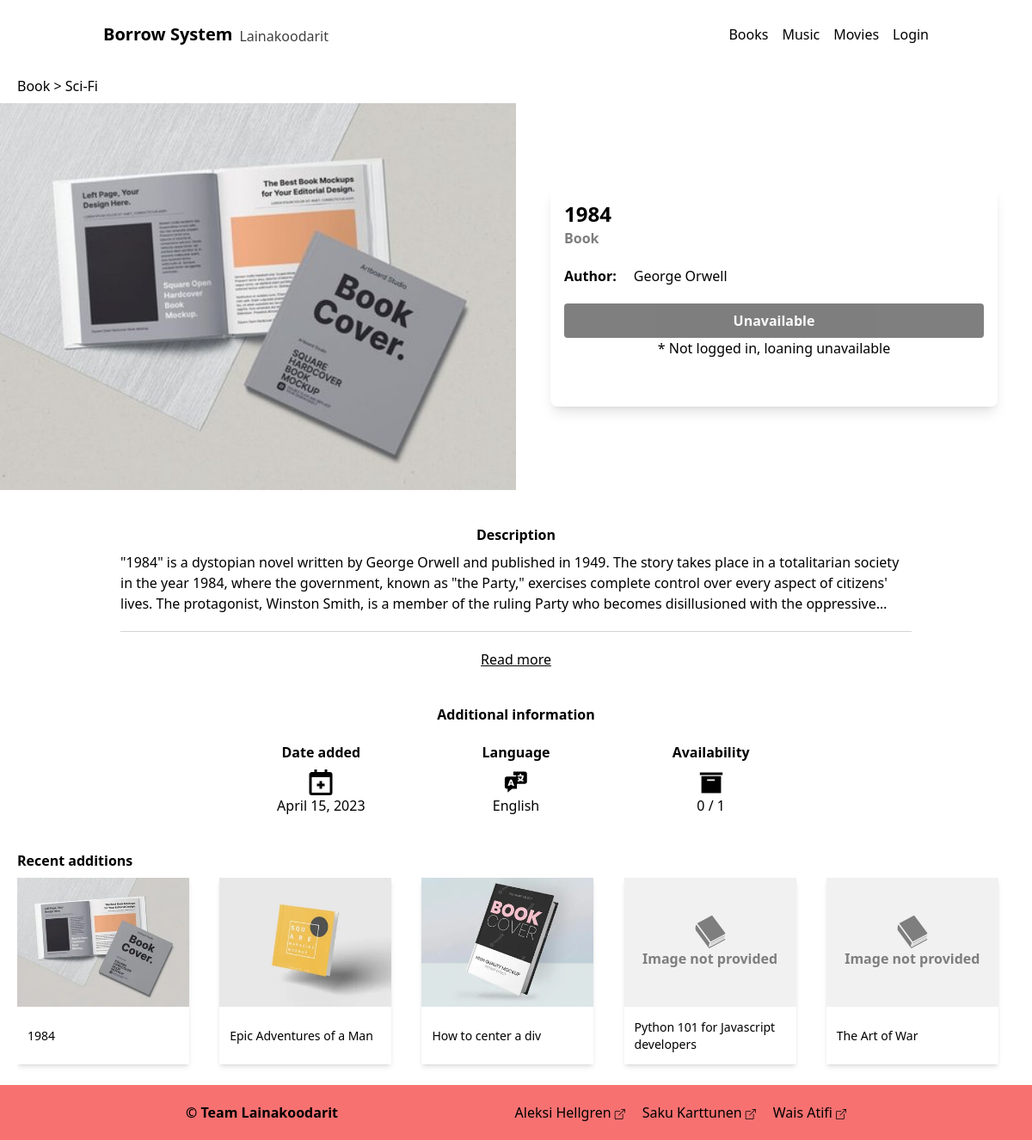
/product/1/, run on the app's committed database.
### borrow/models.py (models this page shows, shortened)
class Product(models.Model):
    name = models.CharField(max_length=50)
    genre = models.CharField(max_length=30)
    description = models.TextField(
        max_length=750, default="description not available")
    date_added = models.DateField(auto_now_add=True)
    author = models.ManyToManyField(Author)
    category = models.CharField(max_length=30)
    amount = models.SmallIntegerField(default=0)
    loaned_amount = models.SmallIntegerField(default=0, editable=False)
    genre = models.CharField(max_length=30, blank=True, null=True)
    language = models.CharField(max_length=30, blank=True, null=True)
    image = models.ImageField(
        upload_to="images/", blank=True, null=True)
    thumbnail = models.CharField(
        max_length=75, blank=True, null=True, editable=False)
    class Meta:
        ordering = ["name"]

class Author(models.Model):
    author_name = models.CharField(max_length=50)
    home_country = models.CharField(max_length=60, blank=True, null=True)
    class Meta:
        ordering = ["author_name"]

### borrow/views.py (the view)
# urls.py: path('product/<int:pk>/', views.ProductView.as_view(), name='product'),
class ProductView(generic.DetailView):
    model = Product
    context_object_name = 'product'
    template_name = 'borrow/product_page.html'
    def get_context_data(self, **kwargs):
        context = super().get_context_data(**kwargs)
        product = self.get_object()
        available = product.amount - product.loaned_amount
        context['available'] = available
        current_category = context['object'].category
        context['recent_additions'] = Product.objects.filter(
            category=current_category)[:5]
        user = self.request.user
        if not user:
            return context
        user_loan = Event.objects.filter(
            user=user.id, product=product.id, return_date__isnull=True)
        context['user_loaned'] = user_loan.exists()
        return context

### borrow/templates/borrow/product_page.html (shortened to what this page needs)
{% extends "base.html" %}
{% block scripts %}
  {% load static %}
{% endblock %}
{% block content %}
<article class="max-w-[1200px] mx-auto">
  <p class="my-2 mx-5 xl:mx-0">
    <a href="{% url 'borrow:list' %}?category={{ product.category }}">
      {{ product.category|title }}</a> &gt; <a href="{% url 'borrow:list' %}?genre={{ product.genre }}">{{ product.genre|title }}
    </a>
  </p>
  <div class="grid md:grid-cols-4 gap-y-8">
    <div class="md:col-span-2">
      {% load static %}
      <div class="img-container w-full aspect-[4/3] overflow-hidden relative group">
        {% if product.image %}
        <a href="{{ product.image.url }}">
          <img src="{{ product.image.url }}" alt="product image for {{ product.name }}" width="300" height="200"
            class="object-cover h-full w-full transition-all hover:scale-110"/>
        </a>
        {% endif %}
      </div>
    </div>
    <div class="px-10 flex items-center md:col-span-2">
      <div class="product-card shadow-lg w-full rounded-lg p-4
        flex flex-col gap-y-5">
        <div class="prouct-header">
          <h1 class="text-2xl font-bold">{{ product.name }}</h1>
          <p class="opacity-50 font-semibold">{{ product.category|title }}</p>
        </div>
        <div class="product-creator flex items-center gap-x-5">
          <h2 class="font-semibold">Author:</h2>
          <p>
            {% for author in product.author.all %}
            {{ author.author_name }}{% if not forloop.last %}, {% endif %}
            {% endfor %}
          </p>
        </div>
        {% if available and request.user.is_authenticated and not user_loaned %}
          <form method="post" action="{% url 'borrow:loan' pk=product.pk %}">
            {% csrf_token %}
            <button type="submit" class="bg-red-400 py-2 px-4 w-full rounded text-white font-semibold
              shadow-md transition-all hover:text-neutral-900 active:scale-90">Loan this</button>
          </form>
        {% elif not request.user.is_authenticated %}
          <button class="bg-black py-2 px-4 rounded text-neutral-100 font-semibold opacity-50
            transition-all">Unavailable</button>
          <p class="text-center -translate-y-5">* Not logged in, loaning unavailable</p>
        {% else %}
          <button class="bg-black py-2 px-4 rounded text-neutral-100 font-semibold opacity-50
            transition-all">Unavailable</button>
          <p class="text-center -translate-y-5">* No copies available currently</p>
        {% endif %}
      </div>
    </div>
  </div>
</article>
<article class="max-w-[1000px] mx-auto my-10 px-5 sm:px-10">
  <h3 class="font-semibold text-center">Description</h3>
  <div class="my-2 space-y-4" id="description">
    {{ product.description|linebreaks }}
  </div>
  <hr id="description_line" class="my-5 border-neutral-300"/>
  <button id="readmore" class="underline block mx-auto">Read more</button>
</article>
<section class="max-w-[700px] mx-auto my-8 px-5">
  <h3 class="font-semibold text-center mb-5">Additional information</h3>
  <div class="grid grid-cols-2 mx-auto gap-y-6 gap-x-5 sm:grid-cols-3">
    {% if product.date_added %}
    <div class="flex flex-col gap-x-2 items-center">
      <div class="text-center">
        <h4 class="mb-2 font-semibold">Date added</h4>
        <img src="{% static 'icons/date_added.svg' %}" alt="tags -icon" width="30" height="30"
        class="mx-auto"/>
      </div>
      <div class="flex gap-x-5">
        <p class="justify-center">
          {{ product.date_added }}
        </p>
      </div>
    </div>
    {% endif %}
    {% if product.language %}
    <div class="flex flex-col gap-x-2 justify-evenly items-center">
      <div class="text-center">
        <h4 class="mb-2 font-semibold">Language</h4>
        <img src="{% static 'icons/language.svg' %}" alt="tags -icon" width="30" height="30"
        class="mx-auto"/>
      </div>
      <div class="flex gap-x-5">
        <p class="justify-center">
          {{ product.language }}
        </p>
      </div>
    </div>
    {% endif %}
    {% if product %}
    <div class="flex flex-col gap-x-2 justify-evenly items-center">
      <div class="text-center">
        <h4 class="mb-2 font-semibold">Availability</h4>
        <img src="{% static 'icons/storage.svg' %}" alt="tags -icon" width="30" height="30"
        class="mx-auto"/>
      </div>
      <div class="flex gap-x-5 mx-auto">
        <p class="justify-center">
          {{ available }} / {{ product.amount }}
        </p>
      </div>
    </div>
    {% endif %}
  </div>
</section>
<section class="max-w-[1200px] mx-auto mt-10 px-5">
  <h3 class="font-semibold mb-2">Recent additions</h3>
  <div class="carousel grid grid-flow-col text-center pb-6 overflow-auto gap-x-4">
    {% for listing in recent_additions %}
    <a href="{% url 'borrow:product' listing.id %}" draggable="false"
      class="select-none shadow-md w-[200px] aspect-square group hover:shadow-lg">
      <div class="overflow-hidden aspect-[4/3] relative group">
        {% if listing.thumbnail %}
        <img src="{{ listing.thumbnail }}" alt="{{ listing.title }} -thumbnail"
          width="300" height="300" draggable="false"
          class="object-cover w-full h-full transition-all group-hover:scale-110">
        {% else %}
        {% load static %}
        <div class="object-cover w-full h-full flex flex-col justify-center bg-neutral-200
          opacity-50 transition-all hover:scale-110">
          <img src="{% static 'icons/default-' %}{{ listing.category }}.svg" alt="{{ listing.title }} -thumbnail"
            width="300" height="300" draggable="false"
            class="w-full h-1/4"/>
          <p class="font-semibold">Image not provided</p>
        </div>
        {% endif %}
      </div>
      <p class="text-sm line-clamp-2 py-2 px-3 text-start h-2/6 flex items-center
        transition-all group-hover:underline">{{ listing.name }}</p>
    </a>
    {% endfor %}
  </div>
</section>
{% endblock %}

### data on the page
Product: category "Book", genre "Sci-Fi", image (placeholder picture), name "1984", description "\"1984\" is a dystopian novel written by George Orwell and published in 1949. The story takes place in a totalitarian society in the year 1984, where the government, known as \"the Party,\" exercises complete control over every aspect of citizens' lives. The protagonist, Winston Smith, is a member of the ruling Party who becomes disillusioned with the…", date_added "April 15, 2023", language "English", amount "1", shows a picture
Author: author_name "George Orwell"
Product: shows a picture, name "Epic Adventures of a Man"
Product: shows a picture, name "How to center a div"
Product: category (placeholder picture), name "Python 101 for Javascript developers"
Product: category (placeholder picture), name "The Art of War"

### other printed values
{{ available }} "0"
